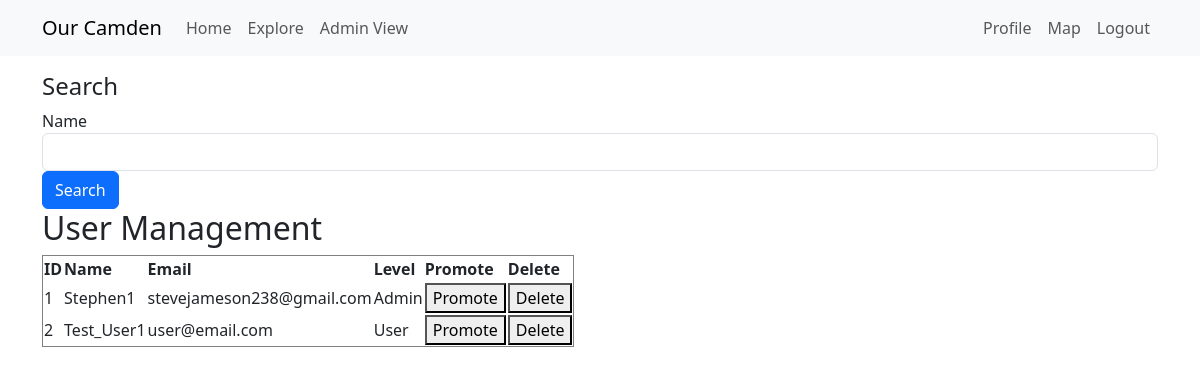
Before: /admin-view (signed in) with the older database file.
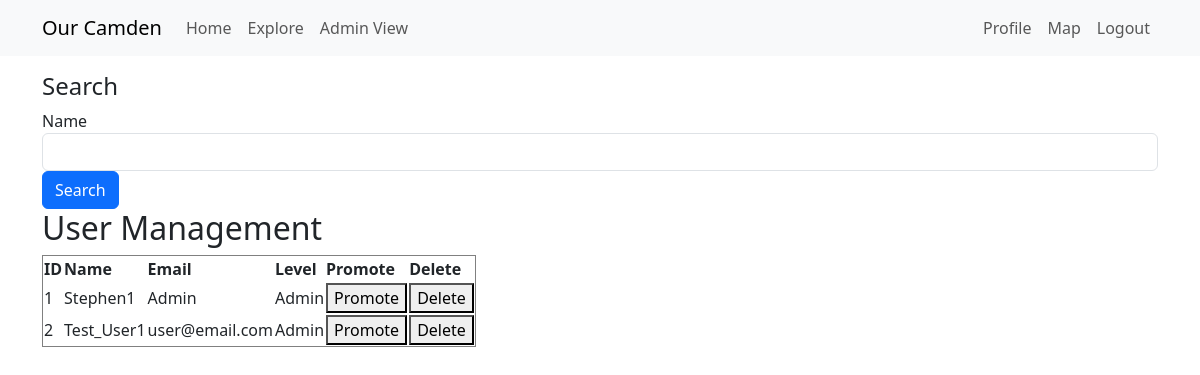
After: the same page with the newer database file.
### app/models.py (models this page shows, shortened)
class User(UserMixin, db.Model):
    __tablename__ = "User"
    __searchable__ = ['username', 'email',]
    id: so.Mapped[int] = so.mapped_column(primary_key=True) # so.Mapped gives a python data type to the attr, so.mapped_column creates the actual column
    access_level: so.Mapped[int] = so.mapped_column(
        default=0,  # Default to 0 (logged-in User)
        nullable=False
    )
    username: so.Mapped[str] = so.mapped_column(sa.String(64), index=True,
                                                unique=True)
    email: so.Mapped[str] = so.mapped_column(sa.String(120), index=True,
                                             unique=True)
    password_hash: so.Mapped[Optional[str]] = so.mapped_column(sa.String(256)) #attr can be defined as Optional
    about_me: so.Mapped[Optional[str]] = so.mapped_column(sa.String(140))
    last_seen: so.Mapped[Optional[datetime]] = so.mapped_column(
        default=lambda: datetime.now(timezone.utc))
    posts: so.WriteOnlyMapped['Post'] = so.relationship(
        back_populates='author',
        passive_deletes=True) #back_populates links Posts.author to User.posts
    following: so.WriteOnlyMapped['User'] = so.relationship(
        secondary=followers, primaryjoin=(followers.c.follower_id == id), # establish link between User and Follower tables, where the id matches (all the Users this current User follows)
        secondaryjoin=(followers.c.followed_id == id), #links followers back to Users. identifies all Users who are followed by the current User
        back_populates='followers',
        passive_deletes=True) #links User.following to Follower.followers (who the User is following)
    followers: so.WriteOnlyMapped['User'] = so.relationship(
        secondary=followers, primaryjoin=(followers.c.followed_id == id),
        secondaryjoin=(followers.c.follower_id == id),
        back_populates='following',
        passive_deletes=True) #same but for who the User is being followed by
    Markers: so.Mapped["Marker"] = so.relationship(
        "Marker",
        back_populates="creator",  # Links to the `Marker.creator` relationship
    )

### app/routes.py (the view)
@app.route('/admin-view')
@login_required
def admin_view():
    if current_user.is_authenticated and current_user.access_level == 1:
        try:
            query = request.args.get('query', '')
            if query:
                user_data = User.query.msearch(query, fields=['username', 'email']).all()
            else:
                user_data = User.query.all()
            marker_data = Marker.query.all()
            return render_template('admin_view.html', users=user_data, markers=marker_data)
        except Exception as e:
            print(f"Error: {str(e)}")
            return jsonify({'error': str(e)}), 500
    else:
        return redirect(url_for('index.html'))

### app/models.py (called while the page is built)
@login.user_loader
def load_User(id):
    return db.session.get(User, int(id))

### app/routes.py (called while the page is built)
@app.before_request
def before_request(): # if user is logged in, record the time they log in, update database
    if current_user.is_authenticated:
        current_user.last_seen = datetime.now(timezone.utc)
        db.session.commit()

### app/templates/admin_view.html (shortened to what this page needs)
{% extends "base.html" %}
{% block content %}
    <h4>Search</h4>
    <form class="form-inline" method="GET" action="{{ url_for('admin_view') }}">
        <div class="form-group">
            <label for="query">Name</label>
            <input type="text" class="form-control" name="query" id="query">
        </div>
        <button type="submit" class="btn btn-primary">Search</button>
    </form>
    <body>
    </head>
    <body>
        <h2>User Management</h2>
        <table border="1">
            <tr>
                <th>ID</th>
                <th>Name</th>
                <th>Email</th>
                <th>Level</th>
                <th>Promote</th>
                <th>Delete</th>
            </tr>
            {% for user in users %}
            <tr>
                <td>{{ user.id }}</td>
                <td contenteditable="true" onblur="editUser(event, {{ user.id }}, 'name')" data-original="{{ user.username }}">{{ user.username }}</td>
                <td contenteditable="true" onblur="editUser(event, {{ user.id }}, 'email')" data-original="{{ user.email }}">{{ user.email }}</td>
                <td>{% if user.access_level == 1 %}Admin{% else %}User{% endif %}</td>
                <td><button onclick="promoteUser({{ user.id }})">Promote</button></td>
                <td><button onclick="deleteUser({{ user.id }}, this.parentNode.parentNode)">Delete</button></td>
            </tr>
            {% endfor %}
        </table>
    </body>
{% endblock %}

Changed rows visible on the page:
changed User "Stephen1": email "stevejameson238@gmail.com" → "Admin"
changed User "Test_User1": access_level "User" → "Admin"
